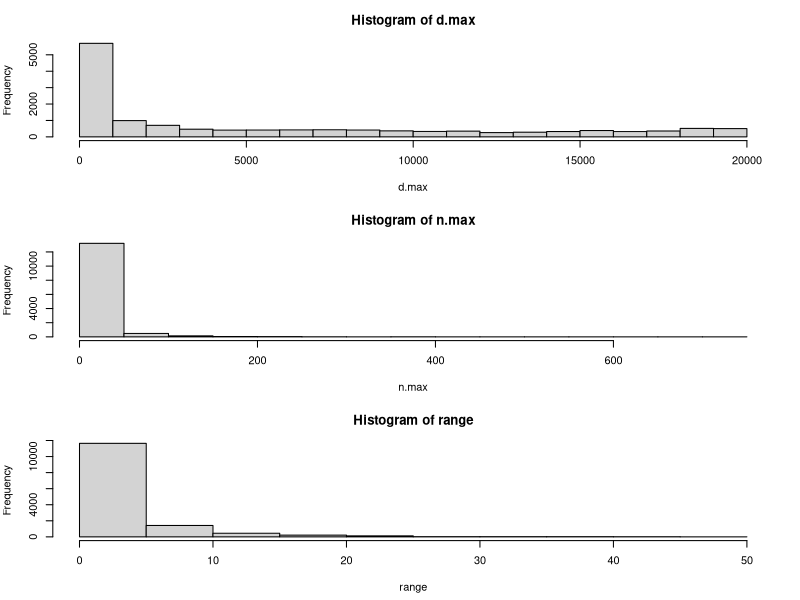
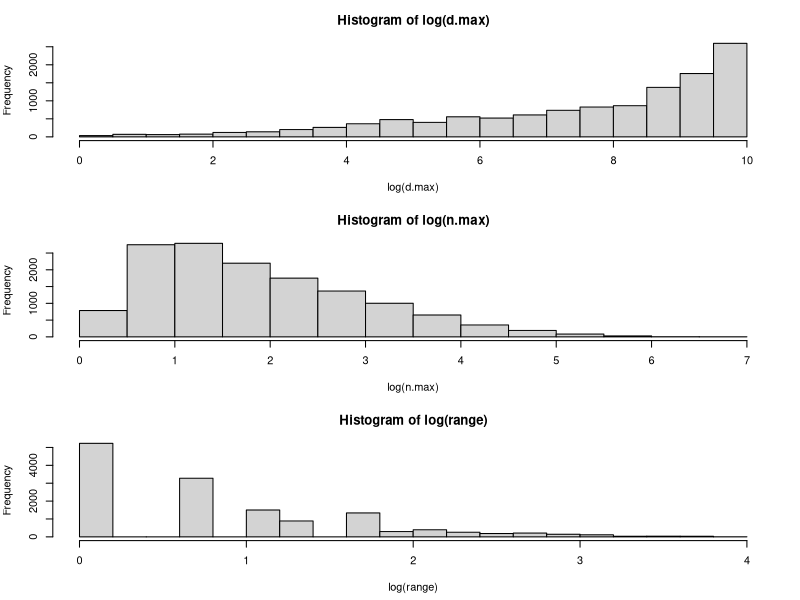

Here is the R script that generated these plots, in order:
# Geographic analyses
setwd("c:/daten/R/Lehre")

geo <- read.table(file="geo2.csv", header=TRUE, sep=";")

attach(geo)
 names(geo)

# detach(geo)
# x <- subset(geo, occurrences.class_name=="Anthozoa")
# attach(x)


 # Histograms
 op <- par(mfrow=c(3,1), mar=c(4.5,4,3,2))
  hist(d.max)
  hist(n.max)
  hist(range)
 par(op)
 # Logged
  op <- par(mfrow=c(3,1), mar=c(4.5,4,3,2))
  hist(log(d.max))
  hist(log(n.max))
  hist(log(range))
 par(op)


 # Correlations between longevity and other variables
   cor.test(d.max, range, method="spearman")
   cor.test(n.max, range, method="spearman")
   cor.test(n.tot, range, method="spearman")

 # Multiple regression
   summary(lm(range ~ d.max))
   summary(lm(range ~ n.max))
   fit <- (lm(range ~ d.max+n.max))
 
 # Are both needed?
 library(MASS)
  stepAIC(fit, direction="both")